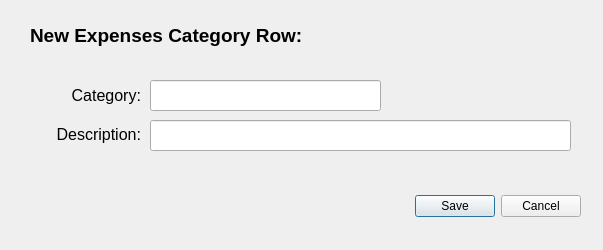
<?xml version="1.0" encoding="UTF-8"?>
<ui version="4.0">
 <class>Win_Add_Row_Cat_Expenses</class>
 <widget class="QDialog" name="Win_Add_Row_Cat_Expenses">
  <property name="geometry">
   <rect>
    <x>0</x>
    <y>0</y>
    <width>603</width>
    <height>250</height>
   </rect>
  </property>
  <property name="windowTitle">
   <string>Dialog</string>
  </property>
  <widget class="QDialogButtonBox" name="buttonBox">
   <property name="geometry">
    <rect>
     <x>240</x>
     <y>190</y>
     <width>341</width>
     <height>32</height>
    </rect>
   </property>
   <property name="orientation">
    <enum>Qt::Horizontal</enum>
   </property>
   <property name="standardButtons">
    <set>QDialogButtonBox::Cancel|QDialogButtonBox::Save</set>
   </property>
  </widget>
  <widget class="QLabel" name="label">
   <property name="geometry">
    <rect>
     <x>30</x>
     <y>20</y>
     <width>431</width>
     <height>31</height>
    </rect>
   </property>
   <property name="font">
    <font>
     <pointsize>14</pointsize>
     <bold>true</bold>
    </font>
   </property>
   <property name="text">
    <string>New Expenses Category Row:</string>
   </property>
  </widget>
  <widget class="QLabel" name="label_2">
   <property name="geometry">
    <rect>
     <x>30</x>
     <y>80</y>
     <width>111</width>
     <height>31</height>
    </rect>
   </property>
   <property name="font">
    <font>
     <pointsize>12</pointsize>
    </font>
   </property>
   <property name="text">
    <string>Category:</string>
   </property>
   <property name="alignment">
    <set>Qt::AlignRight|Qt::AlignTrailing|Qt::AlignVCenter</set>
   </property>
  </widget>
  <widget class="QLabel" name="label_3">
   <property name="geometry">
    <rect>
     <x>30</x>
     <y>119</y>
     <width>111</width>
     <height>31</height>
    </rect>
   </property>
   <property name="font">
    <font>
     <pointsize>12</pointsize>
    </font>
   </property>
   <property name="text">
    <string>Description:</string>
   </property>
   <property name="alignment">
    <set>Qt::AlignRight|Qt::AlignTrailing|Qt::AlignVCenter</set>
   </property>
  </widget>
  <widget class="QLineEdit" name="lineEdit_Category">
   <property name="geometry">
    <rect>
     <x>150</x>
     <y>80</y>
     <width>231</width>
     <height>31</height>
    </rect>
   </property>
   <property name="font">
    <font>
     <pointsize>12</pointsize>
    </font>
   </property>
  </widget>
  <widget class="QLineEdit" name="lineEdit_Description">
   <property name="geometry">
    <rect>
     <x>150</x>
     <y>120</y>
     <width>421</width>
     <height>31</height>
    </rect>
   </property>
   <property name="font">
    <font>
     <pointsize>12</pointsize>
    </font>
   </property>
  </widget>
 </widget>
 <resources/>
 <connections>
  <connection>
   <sender>buttonBox</sender>
   <signal>accepted()</signal>
   <receiver>Win_Add_Row_Cat_Expenses</receiver>
   <slot>accept()</slot>
   <hints>
    <hint type="sourcelabel">
     <x>248</x>
     <y>254</y>
    </hint>
    <hint type="destinationlabel">
     <x>157</x>
     <y>274</y>
    </hint>
   </hints>
  </connection>
  <connection>
   <sender>buttonBox</sender>
   <signal>rejected()</signal>
   <receiver>Win_Add_Row_Cat_Expenses</receiver>
   <slot>reject()</slot>
   <hints>
    <hint type="sourcelabel">
     <x>316</x>
     <y>260</y>
    </hint>
    <hint type="destinationlabel">
     <x>286</x>
     <y>274</y>
    </hint>
   </hints>
  </connection>
 </connections>
</ui>
